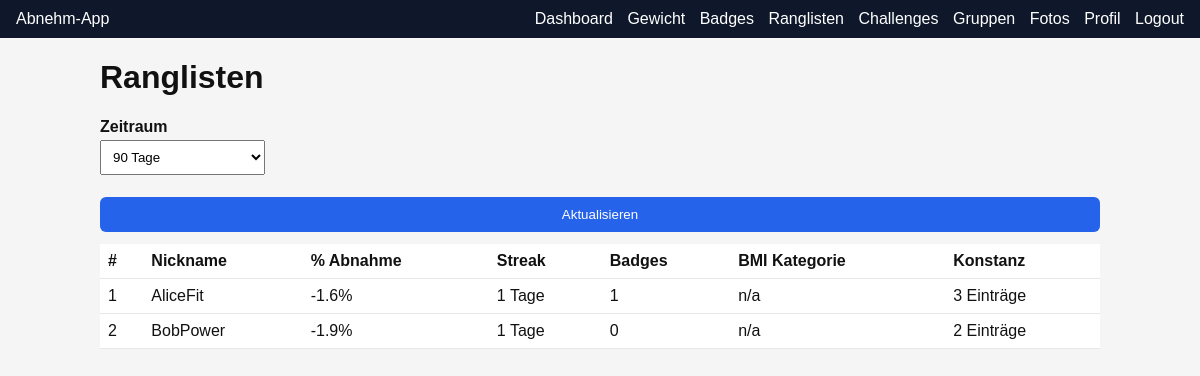
Page /leaderboards (signed in) on the committed database.
### tables this page shows
CREATE TABLE users (
    id INT AUTO_INCREMENT PRIMARY KEY,
    email VARCHAR(255) NOT NULL UNIQUE,
    nickname VARCHAR(100) NOT NULL UNIQUE,
    password_hash VARCHAR(255) NOT NULL,
    password_token VARCHAR(64) NULL,
    password_token_expires DATETIME NULL,
    created_at DATETIME,
    updated_at DATETIME,
    is_public TINYINT DEFAULT 1,
    height_cm INT NULL,
    birth_year INT NULL,
    activity_level VARCHAR(20) NULL,
    start_weight DECIMAL(5,2) NULL,
    goal_weight DECIMAL(5,2) NULL,
    goal_date DATE NULL,
    streak_freeze_credits INT DEFAULT 1,
    deleted_at DATETIME NULL
);

### app/routes.php (called while the page is built, shortened)
<?php
$routes = [
    'GET' => [
        '/' => ['DashboardController', 'index'],
        '/login' => ['AuthController', 'showLogin'],
        '/register' => ['AuthController', 'showRegister'],
        '/logout' => ['AuthController', 'logout'],
        '/password/forgot' => ['AuthController', 'showForgot'],
        '/password/reset' => ['AuthController', 'showReset'],
        '/profile' => ['ProfileController', 'show'],
        '/weighins' => ['WeighInController', 'index'],
        '/weighins/export' => ['ExportImportController', 'export'],
        '/import' => ['ExportImportController', 'showImport'],
        '/badges' => ['BadgeController', 'index'],
        '/leaderboards' => ['LeaderboardController', 'index'],
        '/groups' => ['GroupController', 'index'],
        '/challenges' => ['ChallengeController', 'index'],
        '/photos' => ['PhotoController', 'index'],
    ],
    'POST' => [
        '/login' => ['AuthController', 'login'],
        '/register' => ['AuthController', 'register'],
        '/password/forgot' => ['AuthController', 'forgot'],
        '/password/reset' => ['AuthController', 'reset'],
        '/profile/update' => ['ProfileController', 'update'],
        '/profile/password' => ['ProfileController', 'changePassword'],
        '/profile/delete' => ['ProfileController', 'delete'],
        '/weighins/create' => ['WeighInController', 'create'],
        '/weighins/import' => ['ExportImportController', 'import'],
        '/groups/create' => ['GroupController', 'create'],
        '/groups/join' => ['GroupController', 'join'],
        '/groups/{id}/remove' => ['GroupController', 'removeMember'],
        '/challenges/join' => ['ChallengeController', 'join'],
        '/photos/upload' => ['PhotoController', 'upload'],
    ],
];

### app/bootstrap.php (called while the page is built, shortened)
<?php
spl_autoload_register(function ($class) {
    $prefix = 'App\\';
    $base_dir = __DIR__ . '/';
    $len = strlen($prefix);
    $relative_class = substr($class, $len);
    $file = $base_dir . str_replace('\\', '/', $relative_class) . '.php';
});
function view(string $template, array $data = []) {
    extract($data);
    require __DIR__ . '/views/' . $template . '.php';
    return ob_get_clean();
}
function e($value) {
    return htmlspecialchars((string)$value, ENT_QUOTES, 'UTF-8');
}
function auth_user() {
    return $_SESSION['user'] ?? null;
}

### app/controllers/LeaderboardController.php (called while the page is built, shortened)
<?php
class LeaderboardController
{
    private LeaderboardService $service;
    public function __construct(\PDO $pdo)
    {
        $this->service = new LeaderboardService($pdo);
    }
    public function index()
    {
        $range = (int)($_GET['range'] ?? 90);
        $data = $this->service->percentLoss($range);
        return view('leaderboards/index', ['title' => 'Ranglisten', 'data' => $data, 'range' => $range]);
    }
}

### app/services/LeaderboardService.php (called while the page is built, shortened)
<?php
class LeaderboardService
{
    private \PDO $pdo;
    public function __construct(\PDO $pdo) { $this->pdo = $pdo; }
    public function percentLoss(int $days = 0): array
    {
        $params = [];
        $where = 'u.is_public = 1 AND u.deleted_at IS NULL';
        $dateFilter = '';
        if ($days > 0) {
            $dateFilter = 'AND w.date >= :from';
            $params['from'] = (new \DateTime("-$days days"))->format('Y-m-d');
        }
        $sql = "SELECT u.id, u.nickname, u.height_cm, MIN(w.weight_kg) AS start_w, MAX(w.weight_kg) AS last_w, MIN(w.date) AS first_date, MAX(w.date) AS last_date, COUNT(w.id) AS entries
                FROM users u
                JOIN weigh_ins w ON w.user_id = u.id
                WHERE $where $dateFilter
                GROUP BY u.id, u.nickname, u.height_cm
                HAVING start_w IS NOT NULL AND last_w IS NOT NULL";
        $stmt = $this->pdo->prepare($sql);
        $stmt->execute($params);
        $result = [];
        while ($row = $stmt->fetch()) {
            $loss = $row['start_w'] - $row['last_w'];
            $percent = $row['start_w'] > 0 ? ($loss / $row['start_w']) * 100 : 0;
            $bmi = $row['height_cm'] ? $row['last_w'] / pow($row['height_cm']/100,2) : null;
            $result[] = [
                'nickname' => $row['nickname'],
                'percent' => round($percent, 1),
                'streak' => $this->streakForUser((int)$row['id']),
                'badges' => $this->badgeCount((int)$row['id']),
                'bmi_category' => $this->bmiCategory($bmi),
                'entries' => $row['entries'],
            ];
        }
        usort($result, fn($a,$b) => $b['percent'] <=> $a['percent']);
        return $result;
    }
    private function streakForUser(int $userId): int
    {
        $stmt = $this->pdo->prepare('SELECT date FROM weigh_ins WHERE user_id=:uid ORDER BY date DESC');
        $stmt->execute(['uid' => $userId]);
        $dates = $stmt->fetchAll();
        $streak = 0;
        $current = new \DateTime();
        foreach ($dates as $row) {
            $d = new \DateTime($row['date']);
            if ($d->format('Y-m-d') === $current->format('Y-m-d')) {
                $streak++;
            } else {
                $current->modify('-1 day');
                break;
            }
        }
        return $streak;
    }
    private function badgeCount(int $userId): int
    {
        $stmt = $this->pdo->prepare('SELECT COUNT(*) FROM user_badges WHERE user_id=:uid');
        $stmt->execute(['uid' => $userId]);
        return (int)$stmt->fetchColumn();
    }
    private function bmiCategory(?float $bmi): ?string
    {
        if (!$bmi) return null;
        return 'Adipositas';
    }
}

### app/views/leaderboards/index.php (the view, shortened to what this page needs)
<h1>Ranglisten</h1>
<form method="GET" class="row">
    <label>Zeitraum
        <select name="range">
            <option value="90" <?= $range==90?'selected':'' ?>>90 Tage</option>
        </select>
    </label>
    <button type="submit">Aktualisieren</button>
</form>
<table>
    <thead><tr><th>#</th><th>Nickname</th><th>% Abnahme</th><th>Streak</th><th>Badges</th><th>BMI Kategorie</th><th>Konstanz</th></tr></thead>
    <tbody>
    <?php $i=1; foreach ($data as $row): ?>
        <tr>
            <td><?= $i++ ?></td>
            <td><?= e($row['nickname']) ?></td>
            <td><?= e($row['percent']) ?>%</td>
            <td><?= e($row['streak']) ?> Tage</td>
            <td><?= e($row['badges']) ?></td>
            <td><?= e($row['bmi_category'] ?? 'n/a') ?></td>
            <td><?= e($row['entries']) ?> Einträge</td>
        </tr>
    <?php endforeach; ?>
    </tbody>
</table>
<?php $content = ob_get_clean(); include __DIR__ . '/../layout.php'; ?>

### public/index.php (shortened to what this page needs)
<?php
require __DIR__ . '/../app/bootstrap.php';
$path = parse_url($_SERVER['REQUEST_URI'], PHP_URL_PATH) ?? '/';
$method = $_SERVER['REQUEST_METHOD'];
require __DIR__ . '/../app/routes.php';
foreach ($routes[$method] as $pattern => $handler) {
    $regex = '#^' . preg_replace('#\{([a-zA-Z0-9_]+)\}#', '(?P<$1>[^/]+)', $pattern) . '$#';
    if (preg_match($regex, $path, $matches)) {
        foreach ($matches as $k => $v) {
            if (is_int($k)) unset($matches[$k]);
        }
        [$controller, $action] = $handler;
        $instance = new $controllerClass($pdo);
        echo $instance->$action($matches);
        exit;
    }
}

### public/assets/css/app.css (style rules this page uses)
body { font-family: Arial, sans-serif; margin:0; padding:0; background:#f5f5f5; color:#111; }
.row { display:flex; flex-wrap:wrap; gap:10px; align-items:flex-end; }
label { display:block; font-weight:600; margin-bottom:8px; }
input, select, button, textarea { width:100%; padding:8px; margin-top:4px; box-sizing:border-box; }
button, .button { background:#2563eb; color:#fff; border:none; padding:10px 14px; border-radius:6px; cursor:pointer; text-decoration:none; display:inline-block; }
table { width:100%; border-collapse:collapse; background:#fff; margin-top:12px; }
table th, table td { padding:8px; border-bottom:1px solid #e5e7eb; text-align:left; }

### rows in the picture
users: nickname "AliceFit", percent "-1.6", id "1", bmi_category "n/a", entries "3"
users: nickname "BobPower", percent "-1.9", streak "1", badges "0", bmi_category "n/a", entries "2"
